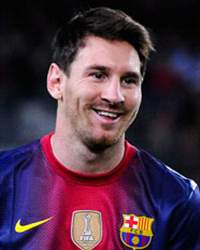
#> input picture image_processing/messi1.jpg, 200 x 250 px
$ python imageScaling.py
#> lines starting #> are read from the running program, lines starting #| are printed output that depends on the picture
import cv2
import numpy as np

img = cv2.imread('messi1.jpg')
#> img is the input picture: shape (250, 200, 3); mean B, G, R 67.6, 49.6, 76.5

res = cv2.resize(img,None,fx=2, fy=2, interpolation = cv2.INTER_CUBIC)
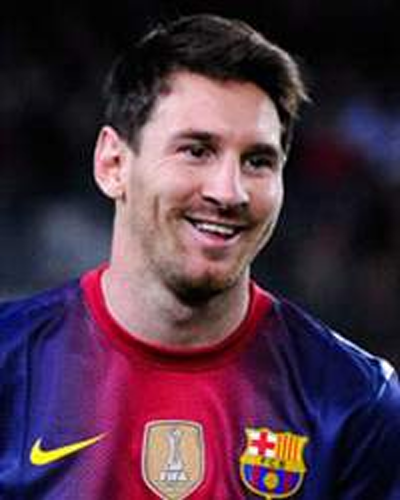
#> res: shape (500, 400, 3); mean B, G, R 67.6, 49.6, 76.5

#OR

height, width = img.shape[:2]
#> height = 250; width = 200
res = cv2.resize(img,(2*width, 2*height), interpolation = cv2.INTER_CUBIC)
